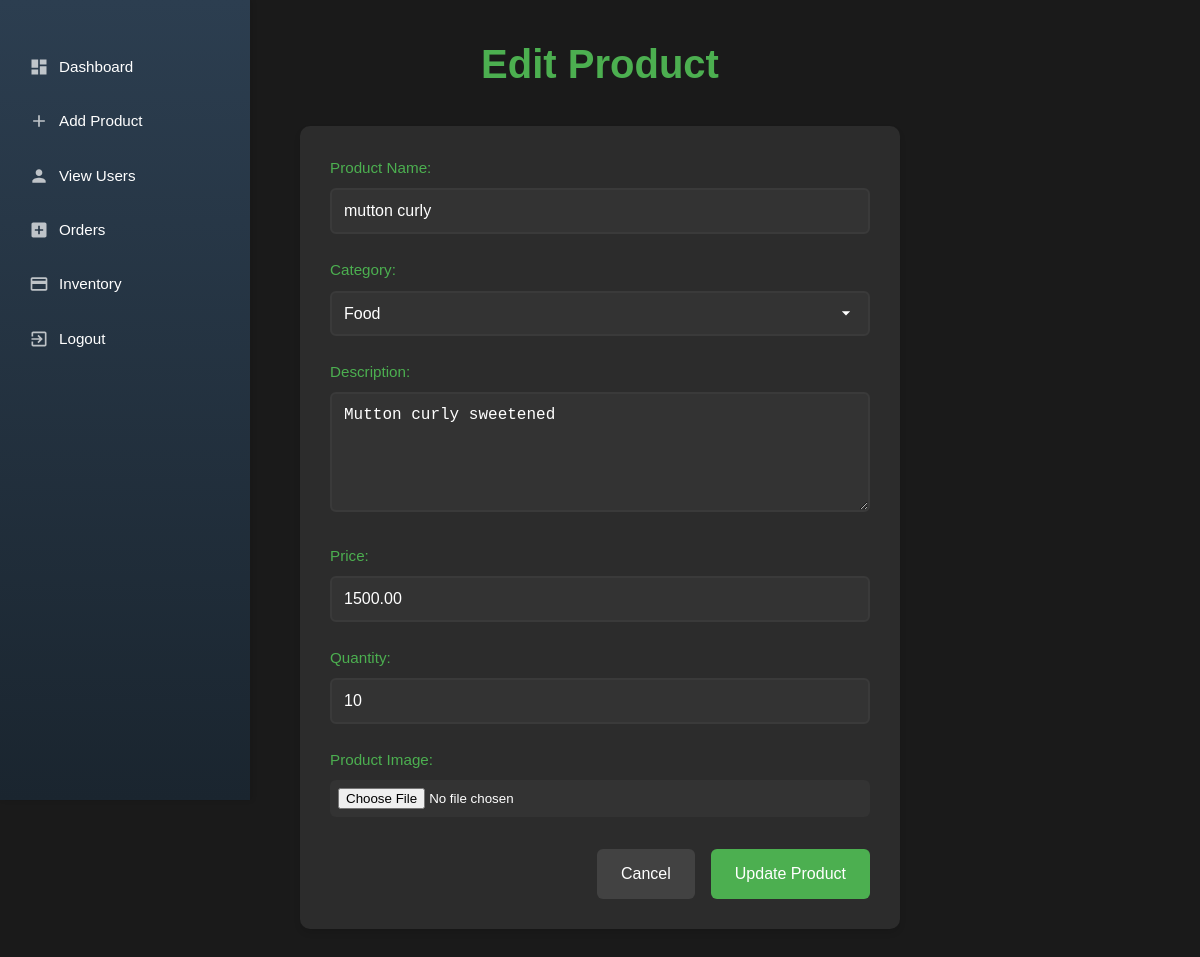
Screenshot of /add_product.php?product_id=11 with the database file from the repository.
### tables this page shows
CREATE TABLE `products` (
  `product_id` int(11) NOT NULL,
  `name` varchar(255) NOT NULL,
  `category` varchar(100) NOT NULL,
  `description` text DEFAULT NULL,
  `price` decimal(10,2) NOT NULL,
  `quantity` int(11) NOT NULL DEFAULT 0,
  `image` varchar(500) DEFAULT NULL,
  `image_data` longblob DEFAULT NULL,
  `image_type` varchar(50) DEFAULT NULL,
  `created_at` timestamp NOT NULL DEFAULT current_timestamp(),
  `updated_at` timestamp NOT NULL DEFAULT current_timestamp() ON UPDATE current_timestamp()
);

### add_product.php (the view, shortened to what this page needs)
<?php
require 'db_connection.php';
$productId = null;
$name = '';
$category = '';
$description = '';
$price = '';
$quantity = '';
if (isset($_GET['product_id'])) {
    $productId = $_GET['product_id'];
    $sql = "SELECT * FROM products WHERE product_id = ?";
    $stmt = $conn->prepare($sql);
    $stmt->bind_param("i", $productId);
    $stmt->execute();
    $result = $stmt->get_result();
    if ($result->num_rows > 0) {
        $product = $result->fetch_assoc();
        $name = $product['name'];
        $category = $product['category'];
        $description = $product['description'];
        $price = $product['price'];
        $quantity = $product['quantity'];
    }
}
?>
<!DOCTYPE html>
<html lang="en">
<head>
</head>
<body>
    <aside class="sidebar">
        <nav>
            <ul>
                <li><a href="admin_dashboard.php">Dashboard</a></li>
                <li><a href="add_product.php">Add Product</a></li>
                <li><a href="users.php">View Users</a></li>
                <li><a href="orders.php">Orders</a></li>
                <li><a href="inventory.php">Inventory</a></li>
                <li><a href="login.php">Logout</a></li>
            </ul>
        </nav>
    </aside>
        <div class="container">
            <h1><?php echo $productId ? 'Edit' : 'Add'; ?> Product</h1>
            <form action="" method="post" enctype="multipart/form-data">
                <div class="form-group">
                    <label for="name">Product Name:</label>
                    <input type="text" id="name" name="name" value="<?php echo htmlspecialchars($name); ?>" required>
                </div>
                <div class="form-group">
                    <label for="category">Category:</label>
                    <select id="category" name="category" required>
                        <option value="Boys" <?php echo $category == 'Boys' ? 'selected' : ''; ?>>Food </option>
                    </select>
                </div>
                <div class="form-group">
                    <label for="description">Description:</label>
                    <textarea id="description" name="description" required><?php echo htmlspecialchars($description); ?></textarea>
                </div>
                <div class="form-group">
                    <label for="price">Price:</label>
                    <input type="number" id="price" name="price" value="<?php echo htmlspecialchars($price); ?>" required  placeholder="Enter price">
                </div>
                <div class="form-group">
                    <label for="quantity">Quantity:</label>
                    <input type="number" id="quantity" name="quantity" value="<?php echo htmlspecialchars($quantity); ?>" required  placeholder="Enter quantity">
                </div>
                <div class="form-group">
                    <label for="image">Product Image:</label>
                    <input type="file" id="image" name="image">
                </div>
                <div class="button-group">
                    <a href="view_product.php" class="btn">Cancel</a>
                    <button type="submit" class="btn"><?php echo $productId ? 'Update' : 'Add'; ?> Product</button>
                </div>
            </form>
        </div>
</body>
</html>

### add_product.php (style rules this page uses)
* { margin: 0; padding: 0; box-sizing: border-box; }
body { font-family: Arial, sans-serif; line-height: 1.6; display: flex; min-height: 100vh; background-color: #1a1a1a; color: #fff; }
.sidebar { width: 250px; height: 100vh; background: linear-gradient(180deg, #2c3e50 0%, #1a252f 100%); color: white; position: fixed; overflow-y: auto; padding: 20px 0; box-shadow: 2px 0 5px rgba(0, 0, 0, 0.1); }
.sidebar nav { padding: 20px 0; }
.sidebar nav ul { list-style-type: none; padding: 0; margin: 0; }
.sidebar nav ul li { margin: 0; padding: 0; border-left: 4px solid transparent; transition: all 0.3s ease; }
.sidebar nav ul li a { color: #ffffff; text-decoration: none; font-weight: 500; font-size: 0.95rem; padding: 15px 25px; display: flex; align-items: center; transition: all 0.3s ease; }
.sidebar nav ul li a::before { content: ''; width: 20px; height: 20px; margin-right: 10px; background-size: contain; background-repeat: no-repeat; background-position: center; opacity: 0.7; }
.container { width: 100%; max-width: 800px; margin: 0 auto; }
h1 { margin-bottom: 30px; color: #4CAF50; text-align: center; font-size: 2.5em; }
form { background-color: #2c2c2c; padding: 30px; border-radius: 10px; width: 100%; max-width: 600px; box-shadow: 0 4px 6px rgba(0, 0, 0, 0.1); margin: 0 auto; }
.form-group { margin-bottom: 1.5rem; }
.form-group label { display: block; margin-bottom: 0.5rem; font-weight: 500; color: #4CAF50; font-size: 0.95rem; }
.form-group input[type="text"], .form-group input[type="number"], .form-group select, .form-group textarea { width: 100%; padding: 0.75rem; border: 2px solid #3a3a3a; border-radius: 6px; background-color: #333; color: #fff; font-size: 1rem; transition: all 0.3s ease; }
.form-group input[type="file"] { width: 100%; padding: 0.5rem; background-color: #333; border-radius: 6px; color: #fff; cursor: pointer; }
.form-group textarea { min-height: 120px; resize: vertical; }
.form-group select { appearance: none; background-repeat: no-repeat; background-position: right 0.75rem center; background-size: 20px; padding-right: 2.5rem; }
.button-group { display: flex; gap: 1rem; margin-top: 2rem; justify-content: flex-end; }
.btn { padding: 0.75rem 1.5rem; border: none; border-radius: 6px; font-size: 1rem; font-weight: 500; cursor: pointer; transition: all 0.3s ease; text-decoration: none; display: inline-flex; align-items: center; justify-content: center; }
button.btn { background-color: #4CAF50; color: white; }
a.btn { background-color: #424242; color: white; }
.container { animation: fadeIn 0.3s ease-in-out; width: 100%; max-width: 800px; margin: 0 auto; padding: 2rem; }

### rows the page displays
products: name "mutton curly", category "Food", description "Mutton curly sweetened", price "1500.00", quantity "10"
